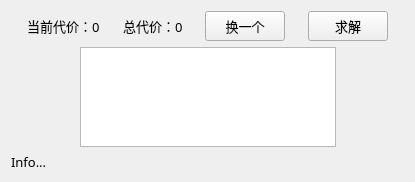
<?xml version="1.0" encoding="UTF-8"?>
<ui version="4.0">
 <class>BoardUI</class>
 <widget class="QWidget" name="BoardUI">
  <property name="geometry">
   <rect>
    <x>0</x>
    <y>0</y>
    <width>415</width>
    <height>182</height>
   </rect>
  </property>
  <property name="font">
   <font>
    <family>微软雅黑</family>
    <pointsize>10</pointsize>
   </font>
  </property>
  <property name="windowTitle">
   <string>LinkLink</string>
  </property>
  <layout class="QHBoxLayout" name="horizontalLayout_3">
   <item>
    <layout class="QVBoxLayout" name="verticalLayout">
     <item>
      <layout class="QHBoxLayout" name="horizontalLayout">
       <item>
        <spacer name="horizontalSpacer_5">
         <property name="orientation">
          <enum>Qt::Horizontal</enum>
         </property>
         <property name="sizeHint" stdset="0">
          <size>
           <width>40</width>
           <height>20</height>
          </size>
         </property>
        </spacer>
       </item>
       <item>
        <widget class="QLabel" name="lbl_CurrentCost">
         <property name="text">
          <string>当前代价：0</string>
         </property>
        </widget>
       </item>
       <item>
        <spacer name="horizontalSpacer_4">
         <property name="orientation">
          <enum>Qt::Horizontal</enum>
         </property>
         <property name="sizeHint" stdset="0">
          <size>
           <width>40</width>
           <height>20</height>
          </size>
         </property>
        </spacer>
       </item>
       <item>
        <widget class="QLabel" name="lbl_TotalCost">
         <property name="text">
          <string>总代价：0</string>
         </property>
        </widget>
       </item>
       <item>
        <spacer name="horizontalSpacer_2">
         <property name="orientation">
          <enum>Qt::Horizontal</enum>
         </property>
         <property name="sizeHint" stdset="0">
          <size>
           <width>40</width>
           <height>20</height>
          </size>
         </property>
        </spacer>
       </item>
       <item>
        <widget class="QPushButton" name="pbt_ChangeBoard">
         <property name="minimumSize">
          <size>
           <width>80</width>
           <height>30</height>
          </size>
         </property>
         <property name="text">
          <string>换一个</string>
         </property>
        </widget>
       </item>
       <item>
        <spacer name="horizontalSpacer">
         <property name="orientation">
          <enum>Qt::Horizontal</enum>
         </property>
         <property name="sizeHint" stdset="0">
          <size>
           <width>40</width>
           <height>20</height>
          </size>
         </property>
        </spacer>
       </item>
       <item>
        <widget class="QPushButton" name="pbt_SolveGame">
         <property name="minimumSize">
          <size>
           <width>80</width>
           <height>30</height>
          </size>
         </property>
         <property name="maximumSize">
          <size>
           <width>150</width>
           <height>16777215</height>
          </size>
         </property>
         <property name="text">
          <string>求解</string>
         </property>
        </widget>
       </item>
       <item>
        <spacer name="horizontalSpacer_3">
         <property name="orientation">
          <enum>Qt::Horizontal</enum>
         </property>
         <property name="sizeHint" stdset="0">
          <size>
           <width>40</width>
           <height>20</height>
          </size>
         </property>
        </spacer>
       </item>
      </layout>
     </item>
     <item>
      <layout class="QHBoxLayout" name="horizontalLayout_2">
       <item>
        <spacer name="horizontalSpacer_6">
         <property name="orientation">
          <enum>Qt::Horizontal</enum>
         </property>
         <property name="sizeHint" stdset="0">
          <size>
           <width>40</width>
           <height>20</height>
          </size>
         </property>
        </spacer>
       </item>
       <item>
        <widget class="QTableWidget" name="tbw_Board">
         <property name="sizePolicy">
          <sizepolicy hsizetype="Expanding" vsizetype="Expanding">
           <horstretch>0</horstretch>
           <verstretch>0</verstretch>
          </sizepolicy>
         </property>
         <property name="minimumSize">
          <size>
           <width>0</width>
           <height>0</height>
          </size>
         </property>
        </widget>
       </item>
       <item>
        <spacer name="horizontalSpacer_7">
         <property name="orientation">
          <enum>Qt::Horizontal</enum>
         </property>
         <property name="sizeHint" stdset="0">
          <size>
           <width>40</width>
           <height>20</height>
          </size>
         </property>
        </spacer>
       </item>
      </layout>
     </item>
     <item>
      <widget class="QLabel" name="lbl_Info">
       <property name="text">
        <string>Info...</string>
       </property>
      </widget>
     </item>
    </layout>
   </item>
  </layout>
 </widget>
 <resources/>
 <connections>
  <connection>
   <sender>pbt_SolveGame</sender>
   <signal>clicked()</signal>
   <receiver>BoardUI</receiver>
   <slot>slot_pbt_SolveGame_clicked()</slot>
   <hints>
    <hint type="sourcelabel">
     <x>147</x>
     <y>18</y>
    </hint>
    <hint type="destinationlabel">
     <x>115</x>
     <y>-8</y>
    </hint>
   </hints>
  </connection>
  <connection>
   <sender>pbt_ChangeBoard</sender>
   <signal>clicked()</signal>
   <receiver>BoardUI</receiver>
   <slot>slot_pbt_ChangeBoard_clicked()</slot>
   <hints>
    <hint type="sourcelabel">
     <x>38</x>
     <y>30</y>
    </hint>
    <hint type="destinationlabel">
     <x>68</x>
     <y>2</y>
    </hint>
   </hints>
  </connection>
 </connections>
 <slots>
  <slot>slot_pbt_SolveGame_clicked()</slot>
  <slot>slot_pbt_ChangeBoard_clicked()</slot>
 </slots>
</ui>
